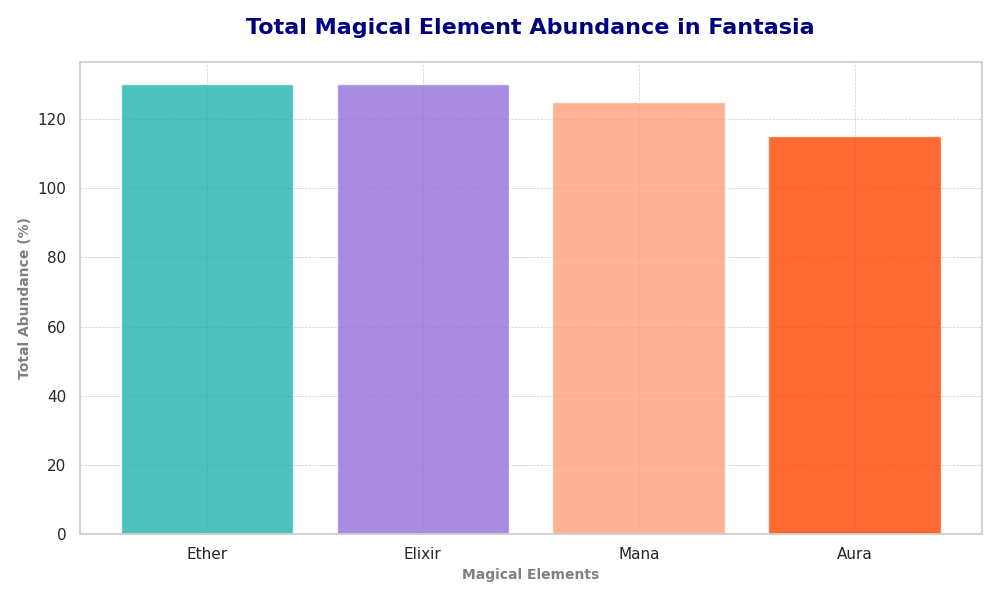

Write the Python code that produced this figure.
import numpy as np
import matplotlib.pyplot as plt

# Islands and magical elements
islands = ['Avalon', 'Eldoria', 'Lumina', 'Noxterra', 'Vespera']
elements = ['Mana', 'Ether', 'Elixir', 'Aura']

# Percentage data
percentage_data = np.array([
    [30, 25, 20, 25],
    [20, 30, 35, 15],
    [25, 25, 30, 20],
    [15, 35, 25, 25],
    [35, 15, 20, 30]
])

# Compute total abundance for each magical element
element_totals = np.sum(percentage_data, axis=0)

# Sort the elements and their totals in descending order
sorted_indices = np.argsort(-element_totals)
sorted_elements = np.array(elements)[sorted_indices]
sorted_totals = element_totals[sorted_indices]

# Plotting sorted bar chart
plt.figure(figsize=(10, 6))

bar_colors = ['#FFA07A', '#20B2AA', '#9370DB', '#FF4500']

plt.bar(sorted_elements, sorted_totals, color=[bar_colors[i] for i in sorted_indices], alpha=0.8)

plt.xlabel('Magical Elements', fontsize=10, fontweight='bold', color='grey')
plt.ylabel('Total Abundance (%)', fontsize=10, fontweight='bold', color='grey')
plt.title('Total Magical Element Abundance in Fantasia', fontsize=16, fontweight='bold', pad=20, color='navy')

plt.grid(True, linestyle='--', linewidth=0.5)
plt.tight_layout()

plt.show()
